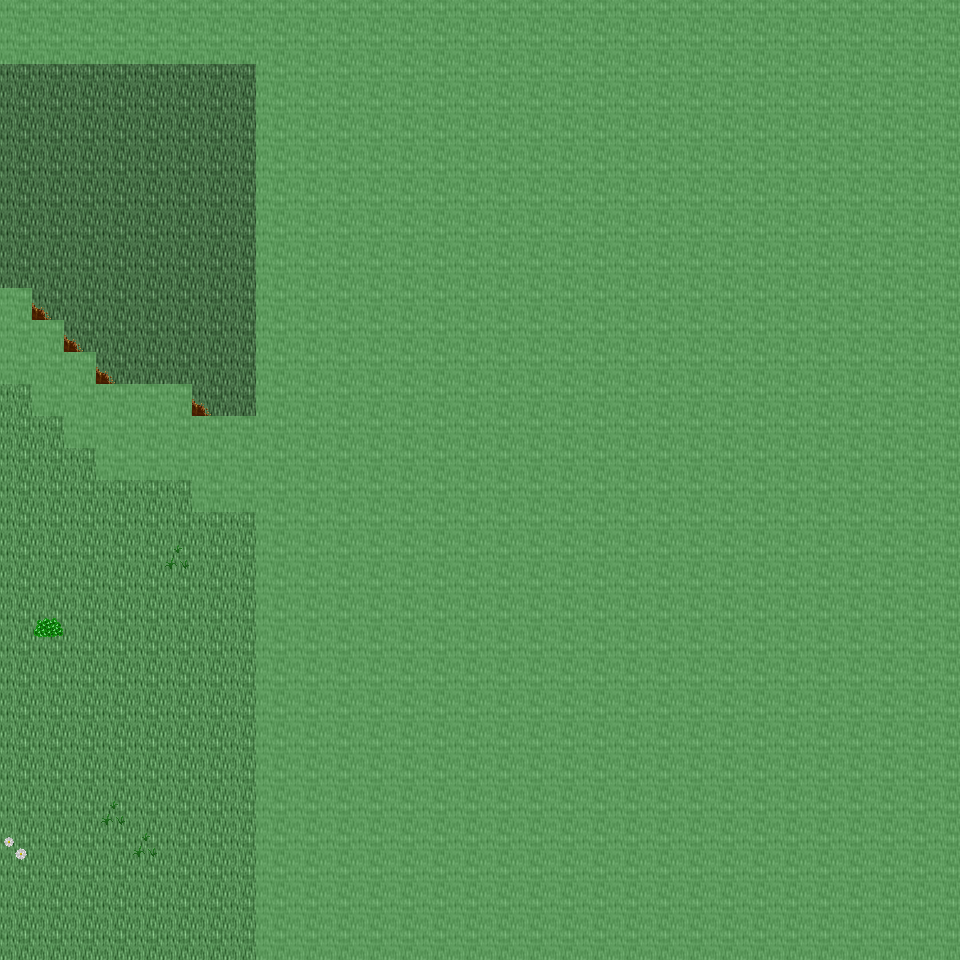

This is a level from a 2D game, rendered from its Tiled map with the project's own tilesets. A one-line summary and the map file follow, with tile-layer data summarised:
An orthogonal 30x30 tile map with 32x32 px tiles, 6 tile layers (Ground, Object, Object2, Above, ...), 44 tilesets and 3 objects (3x mapchange).

<map version="1.0" orientation="orthogonal" renderorder="right-down" width="30" height="30" tilewidth="32" tileheight="32" nextobjectid="4">
  <tileset firstgid="1" name="tileset_ground_ground" tilewidth="32" tileheight="32" tilecount="33" columns="3">
    <image source="../drawable/tileset_ground_ground.png" width="96" height="352" />
  </tileset>
  <tileset firstgid="34" name="tileset_ground_ground_2" tilewidth="32" tileheight="32" tilecount="4" columns="4">
    <image source="../drawable/tileset_ground_ground_2.png" width="128" height="32" />
  </tileset>
  <tileset firstgid="38" name="tileset_ground_ridge_earth_dark" tilewidth="32" tileheight="32" tilecount="96" columns="12">
    <image source="../drawable/tileset_ground_ridge_earth_dark.png" width="384" height="256" />
  </tileset>
  <tileset firstgid="134" name="tileset_plant_grasses" tilewidth="32" tileheight="32" tilecount="6" columns="3">
    <image source="../drawable/tileset_plant_grasses.png" width="96" height="64" />
  </tileset>
  <tileset firstgid="140" name="tileset_plant_bush_bushes" tilewidth="32" tileheight="32" tilecount="10" columns="5">
    <image source="../drawable/tileset_plant_bush_bushes.png" width="160" height="64" />
  </tileset>
  <tileset firstgid="150" name="tileset_plant_flower_daisy_white" tilewidth="32" tileheight="32" tilecount="8" columns="2">
    <image source="../drawable/tileset_plant_flower_daisy_white.png" width="64" height="128" />
  </tileset>
  <tileset firstgid="158" name="tileset_building_fence_fence_chunky" tilewidth="32" tileheight="32" tilecount="21" columns="3">
    <image source="../drawable/tileset_building_fence_fence_chunky.png" width="96" height="224" />
  </tileset>
  <tileset firstgid="179" name="tileset_ground_rock_rocks_2" tilewidth="32" tileheight="32" tilecount="4" columns="2">
    <image source="../drawable/tileset_ground_rock_rocks_2.png" width="64" height="64" />
  </tileset>
  <tileset firstgid="183" name="tileset_building_roof_green" tilewidth="32" tileheight="32" tilecount="20" columns="5">
    <image source="../drawable/tileset_building_roof_green.png" width="160" height="128" />
  </tileset>
  <tileset firstgid="203" name="tileset_building_wall_wall_brown" tilewidth="32" tileheight="32" tilecount="12" columns="3">
    <image source="../drawable/tileset_building_wall_wall_brown.png" width="96" height="128" />
  </tileset>
  <tileset firstgid="215" name="tileset_plant_flower_daisy_red" tilewidth="32" tileheight="32" tilecount="8" columns="2">
    <image source="../drawable/tileset_plant_flower_daisy_red.png" width="64" height="128" />
  </tileset>
  <tileset firstgid="223" name="tileset_item_corpse_huge_animal" tilewidth="32" tileheight="32" tilecount="16" columns="2">
    <image source="../drawable/tileset_item_corpse_huge_animal.png" width="64" height="256" />
  </tileset>
  <tileset firstgid="239" name="tileset_plant_stump_rectangular" tilewidth="32" tileheight="32" tilecount="4" columns="2">
    <image source="../drawable/tileset_plant_stump_rectangular.png" width="64" height="64" />
  </tileset>
  <tileset firstgid="243" name="tileset_ground_rock_pebbles" tilewidth="32" tileheight="32" tilecount="3" columns="1">
    <image source="../drawable/tileset_ground_rock_pebbles.png" width="32" height="96" />
  </tileset>
  <tileset firstgid="246" name="tileset_plant_tree_tree_green" tilewidth="32" tileheight="32" tilecount="88" columns="8">
    <image source="../drawable/tileset_plant_tree_tree_green.png" width="256" height="352" />
  </tileset>
  <tileset firstgid="334" name="tileset_item_pot_dark_barrel" tilewidth="32" tileheight="32" tilecount="2" columns="1">
    <image source="../drawable/tileset_item_pot_dark_barrel.png" width="32" height="64" />
  </tileset>
  <tileset firstgid="336" name="tileset_plant_leaves" tilewidth="32" tileheight="32" tilecount="8" columns="4">
    <image source="../drawable/tileset_plant_leaves.png" width="128" height="64" />
  </tileset>
  <tileset firstgid="344" name="tileset_item_statue_cross" tilewidth="32" tileheight="32" tilecount="1" columns="1">
    <image source="../drawable/tileset_item_statue_cross.png" width="32" height="32" />
  </tileset>
  <tileset firstgid="345" name="tileset_ground_ladder_vertical_dark" tilewidth="32" tileheight="32" tilecount="3" columns="3">
    <image source="../drawable/tileset_ground_ladder_vertical_dark.png" width="96" height="32" />
  </tileset>
  <tileset firstgid="348" name="tileset_furniture_light_dark_torch" tilewidth="32" tileheight="32" tilecount="8" columns="2">
    <image source="../drawable/tileset_furniture_light_dark_torch.png" width="64" height="128" />
  </tileset>
  <tileset firstgid="356" name="tileset_building_door_door_n" tilewidth="32" tileheight="32" tilecount="6" columns="3">
    <image source="../drawable/tileset_building_door_door_n.png" width="96" height="64" />
  </tileset>
  <tileset firstgid="362" name="tileset_building_window_window_long" tilewidth="32" tileheight="32" tilecount="3" columns="3">
    <image source="../drawable/tileset_building_window_window_long.png" width="96" height="32" />
  </tileset>
  <tileset firstgid="365" name="tileset_building_roof_yellow" tilewidth="32" tileheight="32" tilecount="20" columns="5">
    <image source="../drawable/tileset_building_roof_yellow.png" width="160" height="128" />
  </tileset>
  <tileset firstgid="385" name="tileset_plant_vine" tilewidth="32" tileheight="32" tilecount="3" columns="1">
    <image source="../drawable/tileset_plant_vine.png" width="32" height="96" />
  </tileset>
  <tileset firstgid="388" name="tileset_logic_collision" tilewidth="32" tileheight="32" tilecount="1" columns="1">
    <image source="../drawable/tileset_logic_collision.png" width="32" height="32" />
  </tileset>
  <tileset firstgid="389" name="tileset_ground_green_paving" tilewidth="32" tileheight="32" tilecount="18" columns="3">
    <image source="../drawable/tileset_ground_green_paving.png" width="96" height="192" />
  </tileset>
  <tileset firstgid="407" name="tileset_ground_grass_2" tilewidth="32" tileheight="32" tilecount="21" columns="3">
    <image source="../drawable/tileset_ground_grass_2.png" width="96" height="224" />
  </tileset>
  <tileset firstgid="428" name="tileset_ground_earth_edges" tilewidth="32" tileheight="32" tilecount="18" columns="6">
    <image source="../drawable/tileset_ground_earth_edges.png" width="192" height="96" />
  </tileset>
  <tileset firstgid="446" name="tileset_ground_grass_corners" tilewidth="32" tileheight="32" tilecount="24" columns="6">
    <image source="../drawable/tileset_ground_grass_corners.png" width="192" height="128" />
  </tileset>
  <tileset firstgid="470" name="tileset_ground_earth_edges_yellowgreen" tilewidth="32" tileheight="32" tilecount="15" columns="5">
    <image source="../drawable/tileset_ground_earth_edges_yellowgreen.png" width="160" height="96" />
  </tileset>
  <tileset firstgid="485" name="tileset_ground_water_pool" tilewidth="32" tileheight="32" tilecount="72" columns="3">
    <image source="../drawable/tileset_ground_water_pool.png" width="96" height="768" />
  </tileset>
  <tileset firstgid="557" name="tileset_building_house_pink_blue" tilewidth="32" tileheight="32" tilecount="99" columns="11">
    <image source="../drawable/tileset_building_house_pink_blue.png" width="352" height="288" />
  </tileset>
  <tileset firstgid="656" name="tileset_plant_flower_foxgloves" tilewidth="32" tileheight="32" tilecount="4" columns="2">
    <image source="../drawable/tileset_plant_flower_foxgloves.png" width="64" height="64" />
  </tileset>
  <tileset firstgid="660" name="tileset_plant_tree_evergreen" tilewidth="32" tileheight="32" tilecount="36" columns="3">
    <image source="../drawable/tileset_plant_tree_evergreen.png" width="96" height="384" />
  </tileset>
  <tileset firstgid="696" name="tileset_plant_tree_spruce" tilewidth="32" tileheight="32" tilecount="6" columns="2">
    <image source="../drawable/tileset_plant_tree_spruce.png" width="64" height="96" />
  </tileset>
  <tileset firstgid="702" name="tileset_plant_bush_large_green" tilewidth="32" tileheight="32" tilecount="9" columns="3">
    <image source="../drawable/tileset_plant_bush_large_green.png" width="96" height="96" />
  </tileset>
  <tileset firstgid="711" name="tileset_plant_stump_hollow_logs" tilewidth="32" tileheight="32" tilecount="6" columns="3">
    <image source="../drawable/tileset_plant_stump_hollow_logs.png" width="96" height="64" />
  </tileset>
  <tileset firstgid="717" name="tileset_plant_stump_small_stump" tilewidth="32" tileheight="32" tilecount="4" columns="2">
    <image source="../drawable/tileset_plant_stump_small_stump.png" width="64" height="64" />
  </tileset>
  <tileset firstgid="721" name="tileset_plant_bush_bush_pinks" tilewidth="32" tileheight="32" tilecount="4" columns="2">
    <image source="../drawable/tileset_plant_bush_bush_pinks.png" width="64" height="64" />
  </tileset>
  <tileset firstgid="725" name="tileset_building_outhouse" tilewidth="32" tileheight="32" tilecount="12" columns="3">
    <image source="../drawable/tileset_building_outhouse.png" width="96" height="128" />
  </tileset>
  <tileset firstgid="737" name="tileset_item_pot_wooden_bins" tilewidth="32" tileheight="32" tilecount="4" columns="2">
    <image source="../drawable/tileset_item_pot_wooden_bins.png" width="64" height="64" />
  </tileset>
  <tileset firstgid="741" name="tileset_ground_dry_grass" tilewidth="32" tileheight="32" tilecount="54" columns="9">
    <image source="../drawable/tileset_ground_dry_grass.png" width="288" height="192" />
  </tileset>
  <tileset firstgid="795" name="tileset_ground_grass_edges" tilewidth="32" tileheight="32" tilecount="36" columns="12">
    <image source="../drawable/tileset_ground_grass_edges.png" width="384" height="96" />
  </tileset>
  <tileset firstgid="831" name="tileset_building_huts" tilewidth="32" tileheight="32" tilecount="338" columns="26">
    <image source="../drawable/tileset_building_huts.png" width="832" height="416" />
  </tileset>
  <layer name="Ground" width="30" height="30">
    <data>[900 cells, 900 non-empty, 3 distinct tile ids]</data>
  </layer>
  <layer name="Object" width="30" height="30">
    <data>[900 cells, 161 non-empty, 17 distinct tile ids]</data>
  </layer>
  <layer name="Object2" width="30" height="30">
    <data>[900 cells, 0 non-empty, 0 distinct tile ids]</data>
  </layer>
  <layer name="Above" width="30" height="30">
    <data>[900 cells, 0 non-empty, 0 distinct tile ids]</data>
  </layer>
  <layer name="Above2" width="30" height="30">
    <data>[900 cells, 0 non-empty, 0 distinct tile ids]</data>
  </layer>
  <layer name="Walkable" width="30" height="30">
    <data>[900 cells, 700 non-empty, 1 distinct tile ids]</data>
  </layer>
  <objectgroup name="MapEvents">
    <object id="1" name="south" type="mapchange" x="0" y="928" width="256" height="32">
      <properties>
        <property name="map" value="0_ados_mountain_n2_w2_x3_y4" />
        <property name="place" value="north" />
      </properties>
    </object>
    <object id="2" name="west" type="mapchange" x="0" y="64" width="32" height="224">
      <properties>
        <property name="map" value="0_ados_mountain_n2_w2_x2_y3" />
        <property name="place" value="east" />
      </properties>
    </object>
    <object id="3" name="west2" type="mapchange" x="0" y="384" width="32" height="576">
      <properties>
        <property name="map" value="0_ados_mountain_n2_w2_x2_y3" />
        <property name="place" value="east2" />
      </properties>
    </object>
  </objectgroup>
</map>
